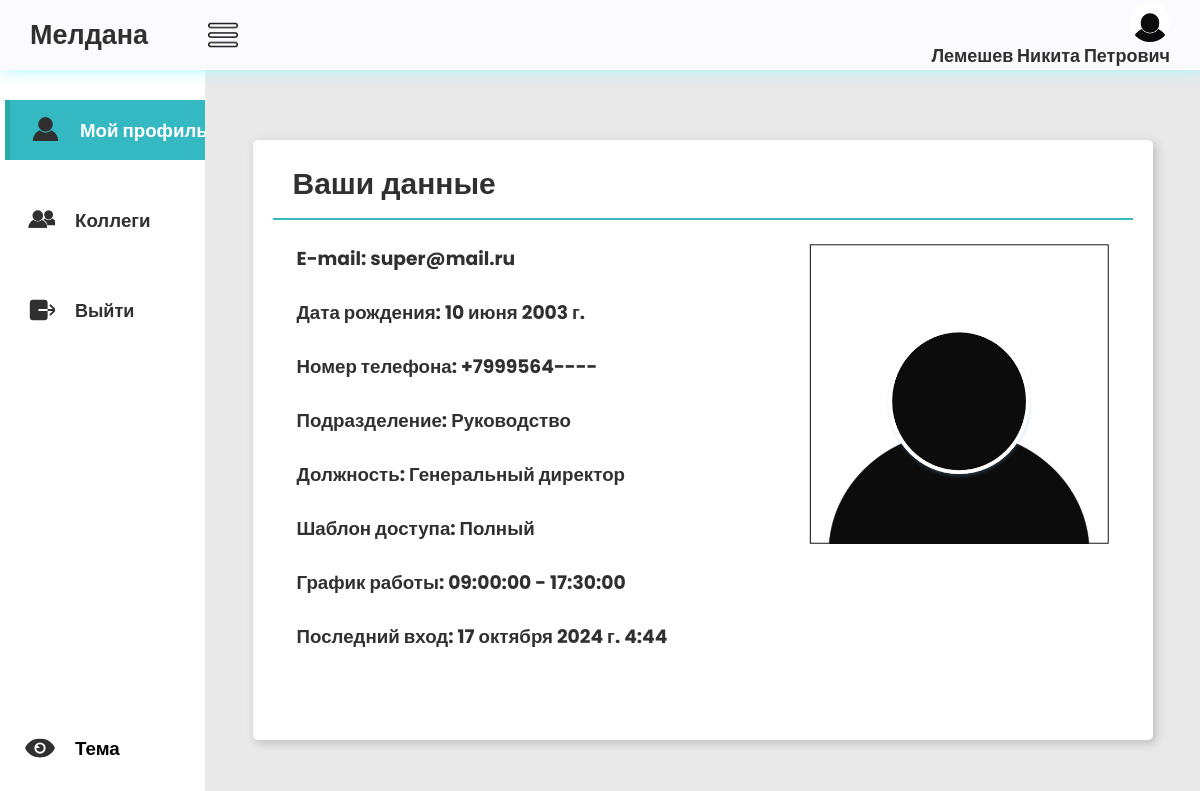
/user/ (signed in), run on the app's committed database.
### main/models.py (models this page shows, shortened)
class Staff(AbstractBaseUser, PermissionsMixin):
    id = models.UUIDField(primary_key=True, editable=False, default=uuid.uuid4)
    fio = models.CharField(max_length=150, verbose_name='ФИО')
    email = models.EmailField(max_length=254, unique=True, verbose_name='E-mail')
    phone_number = models.CharField(max_length=12, unique=True, null=True, blank=True, verbose_name='Номер телефона')
    dob = models.DateField(null=True, blank=True, verbose_name='Дата рождения')
    employee_slug = models.SlugField(max_length=150, unique=True, blank=True, null=True, verbose_name='URL')
    date_join = models.DateTimeField(verbose_name='Дата регистрации', auto_now_add=True)
    last_login = models.DateTimeField(verbose_name='Дата последнего входа', auto_now=True)
    is_admin = models.BooleanField(default=False)
    is_staff = models.BooleanField(default=True)
    is_superuser = models.BooleanField(default=False)
    image = models.ImageField(upload_to='personal_photo', null=True, blank=True, verbose_name='Фотография')
    division = models.ForeignKey(Divisions, on_delete=models.SET_NULL, null=True, blank=True, verbose_name='Подразделение')
    time = models.ForeignKey(WorkSchedule, on_delete=models.SET_NULL, null=True, blank=True, verbose_name='Тип графика')
    post = models.ForeignKey(Posts, on_delete=models.SET_NULL, null=True, blank=True, verbose_name='Должность')
    pattern = models.ForeignKey(Patterns, on_delete=models.SET_NULL, null=True, blank=True, verbose_name='Шаблон доступа')
    objects = CustomUserManager()
    USERNAME_FIELD = 'email'
    REQUIRED_FIELDS = ['fio']
    class Meta:
        verbose_name = 'Персонал'
        verbose_name_plural = 'Сотрудники'

class Divisions(models.Model):
    DIVISIONS = [
        ('Руководство', 'Руководство'),
        ('Отдел разработки', 'Отдел разработки'),
        ('Отдел бухгалтерии', 'Отдел бухгалтерии'),
        ('Отдел экономики', 'Отдел экономики'),
    ]
    id = models.UUIDField(primary_key=True, editable=False, default=uuid.uuid4)
    division = models.CharField(max_length=75, choices=DIVISIONS, default="ГД", verbose_name='Подразделение')
    division_number = models.CharField(max_length=12, blank=True, null=True, verbose_name='Подразделение - телефон')
    division_description = models.CharField(max_length=100, blank=True, null=True,
                                            verbose_name='Описание подразделения')
    division_slug = models.SlugField(max_length=150, unique=True, blank=True, null=True, verbose_name='URL')
    class Meta:
        verbose_name = 'Подразделение'
        verbose_name_plural = 'Подразделения'
    def __str__(self):
        return self.division

class Posts(models.Model):
    POST = [
        ('Генеральный директор', 'Генеральный директор'),
        ('Главный инженер', 'Главный инженер'),
        ('Главный бухгалтер', 'Главный бухгалтер'),
        ('Экономист', 'Экономист'),
        ('Бухгалтер', 'Бухгалтер'),
        ('Менеджер по продажам', 'Менеджер по продажам'),
    ]
    id = models.UUIDField(primary_key=True, editable=False, default=uuid.uuid4)
    post = models.CharField(max_length=75, choices=POST, default="Р", verbose_name='Должность')
    post_description = models.CharField(max_length=50, blank=True, null=True, verbose_name='Описание Должности')
    post_slug = models.SlugField(max_length=150, unique=True, blank=True, null=True, verbose_name='URL')
    class Meta:
        verbose_name = 'Должность'
        verbose_name_plural = 'Должности'
    def __str__(self):
        return f"{self.post}"

class Patterns(models.Model):
    PATTERNS = [
        ('Полный', 'Полный'),
        ('Охрана', 'Охрана'),
        ('Уборщики', 'Уборщики'),
        ('Посетители', 'Посетители'),
        ('Бухгалтерия', 'Бухгалтерия'),
        ('Менеджер', 'Менеджер'),
    ]
    id = models.UUIDField(primary_key=True, editable=False, default=uuid.uuid4)
    access_pattern = models.CharField(max_length=50, choices=PATTERNS, default="П", verbose_name='Шаблон доступа')
    access_description = models.CharField(max_length=100, blank=True, null=True, verbose_name='Описание доступа')
    pattern_slug = models.SlugField(max_length=150, unique=True, blank=True, null=True, verbose_name='URL')
    class Meta:
        verbose_name = 'Шаблоны доступа'
        verbose_name_plural = 'Шаблон доступа'
    def __str__(self):
        return self.access_pattern

class WorkSchedule(models.Model):
    STATUS_TIME = [
        ('Активен', 'Активен'),
        ('Устарел', 'Устарел'),
        ('Отключен', 'Отключен'),
    ]
    id = models.UUIDField(primary_key=True, editable=False, default=uuid.uuid4)
    start_time = models.TimeField(blank=True, null=True, verbose_name='Тип графика с:')
    end_time = models.TimeField(blank=True, null=True, verbose_name='Тип графика до:')
    time_name = models.CharField(max_length=50, blank=True, null=True, verbose_name='Название графика')
    time_description = models.CharField(max_length=150, blank=True, null=True, verbose_name='Описание рабочего графика')
    time_status = models.CharField(max_length=25, choices=STATUS_TIME, default="А", verbose_name='Статус графика')
    time_slug = models.SlugField(max_length=150, unique=True, blank=True, null=True, verbose_name='URL')
    division = models.ForeignKey(Divisions, on_delete=models.SET_NULL, default='Отдел логистики', null=True,
                                 blank=True,
                                 verbose_name='Подразделение')
    class Meta:
        verbose_name = 'График работы'
        verbose_name_plural = 'График работы'
    def __str__(self):
        return f"{self.start_time} - {self.end_time}"

### main/views.py (the view)
# urls.py: path('user/', views.user_info, name='user_info'),
@user_passes_test(staff_check, login_url='/404')
def user_info(request):
    staff_member = request.user
    context = {
        'staff_member': staff_member
    }
    return render(request, 'user/asd.html', context)

### main/views.py (called while the page is built)
def staff_check(user):
    return user.is_staff

### templates/user/asd.html (shortened to what this page needs)
{% extends "user/base.html" %}
{% load static %}
{% block nav1 %}"nav-option option1"{% endblock %}
{% block nav2 %}"nav-option option2"{% endblock %}
{% block main %}
    <div class="main">
        <div class="report-container1">
            <div class="report-header">
                <h1 class="recent-Articles">Ваши данные</h1>
            </div>
            <div class="report-body">
            <form class="form-1" method="POST" enctype="multipart/form-data">
                <h3 class="fasd">E-mail: {{ staff_member.email }}</h3>
                <h3 class="fasd">Дата рождения: {{ staff_member.dob }}</h3>
                <h3 class="fasd">Номер телефона: {{ staff_member.phone_number }}</h3>
                <h3 class="fasd">Подразделение: {{ staff_member.division }}</h3>
                <h3 class="fasd">Должность: {{ staff_member.post }}</h3>
                <h3 class="fasd">Шаблон доступа: {{ staff_member.pattern }}</h3>
                <h3 class="fasd">График работы: {{ staff_member.time }}</h3>
                <h3 class="fasd">Последний вход: {{ staff_member.last_login }}</h3>
            </form>
            <form class="form-2">
                <div class="img" >
                    <img src="{{ staff_member.image.url }}" alt="Фото сотрудника" style="width: 300px; height: 300px;">
                </div>
            </form>
                </div>
        </div>
    </div>
{% endblock %}

### templates/user/base.html (shortened to what this page needs)
{% load static %}
<!DOCTYPE html>
<html lang="en">
<head>
    <link rel="stylesheet"
          href="{% static 'css/style.css'%}">
    <link rel="stylesheet"
          href="{% static 'css/responsive.css'%}">
</head>
<body class="light-theme">
    <header>
            <div class="logosec">
                <a href="{% url 'main:acms_personal' %}" >
                <div class="logo">Мелдана</div>
                </a>
                <img src="{% static 'img/menu.png' %}"
                    class="icn menuicn"
                    id="menuicn"
                    alt="menu-icon">
            </div>
        <div class="message">
            <div class="dp">
                {% if user.is_authenticated %}
                     <img src= "{{ user.image.url }}"
                          class="dpicn"
                          alt="dp">
                {% endif %}
              </div>
            {% if user.is_authenticated %}
                <h3 class="re">{{ user.fio }}</h3>
            {% endif %}
        </div>
    </header>
    <div class="main-container">
        <div class="navcontainer">
            <nav class="nav">
                <div class="nav-upper-options">
                    <a href="{% url 'main:user_info' %}">
                    <div class={% block nav1%}{% endblock %}>
                        <h3>Мой профиль</h3>
                    </div>
                    </a>
                    <a href="{% url 'main:fellow' %}">
                    <div class={% block nav2%}{% endblock %} id="clock">
                        <h3>Коллеги</h3>
                    </div>
                    </a>
                        <form action="{% url 'main:logout' %}" method="post">
                            <button id='tre' class='nav-option1' type="submit"><h3 class="re">Выйти</h3></button>
                        </form>
                </div>
                <div class="nav-option" id="themeToggle">
                    <h3>Тема</h3>
                </div>
            </nav>
        </div>
        {% block main %}
        {% endblock %}
    </div>
</body>
</html>

### static/css/style.css (style rules this page uses)
* { margin: 0; padding: 0; box-sizing: border-box; font-family: "Poppins", sans-serif; }
body { background-color: var(--background-color4); max-width: 100%; overflow-x: hidden; }
body.light-theme { --background-color1: #fafaff; --background-color2: #ffffff; --background-color3: #cccccc6e; --background-color4: #cccccc6e; --primary-color: #303030; --secondary-color: rgb(52, 184, 194); --Border-color: rgb(52, 184, 194); --one-use-color: #31b8bd; --two-use-color: #30cbc9; --a-color: #303030; --reportcontainer-color: #ffffff; --reportartic-color: #303030; --view-color: #ffffff; --reportcontainershadow-color: rgb(188, 188, 188); --navhover-color1: #6fa19f; --navhover-color2: #9cd3d8; }
header { height: 70px; width: 100vw; padding: 0 30px; background-color: var(--background-color1); position: fixed; z-index: 100; box-shadow: 1px 1px 15px rgba(161, 250, 253, 0.825); display: flex; justify-content: space-between; align-items: center; }
.logo { font-size: 27px; font-weight: 600; color: var(--logo-color); }
.icn { height: 30px; }
.menuicn { cursor: pointer; }
.searchbar, .message, .logosec { display: flex; align-items: center; justify-content: center; }
.logosec { gap: 60px; }
.message { gap: 0px; position: relative; cursor: pointer; display: flex; flex-direction: column; align-items: flex-end; }
.dp { height: 40px; width: 40px; background-color: #626262; border-radius: 50%; display: flex; align-items: center; justify-content: center; overflow: hidden; }
.main-container { display: flex; width: 100vw; position: relative; top: 70px; z-index: 1; }
.dpicn { height: 42px; }
a { text-decoration: none; color: var(--a-color); }
.main { height: calc(100vh - 70px); width: 100%; overflow-y: scroll; overflow-x: hidden; padding: 40px 30px 30px 30px; }
.nav { min-height: 91vh; width: 250px; background-color: var(--background-color2); position: absolute; top: 0px; left: 00; box-shadow: 1px 1px 10px rgba(161, 250, 253, 0.825); display: flex; flex-direction: column; justify-content: space-between; align-items: center; overflow: hidden; padding: 30px 0 20px 10px; }
.navcontainer { height: calc(100vh - 70px); width: 250px; position: relative; overflow-y: scroll; overflow-x: hidden; transition: all 0.5s ease-in-out; }
.nav-option { width: 250px; height: 60px; display: flex; align-items: center; padding: 0 30px 0 20px; gap: 20px; transition: all 0.1s ease-in-out; }
svg { fill: var(--primary-color); }
.nav-upper-options { display: flex; flex-direction: column; align-items: center; gap: 30px; }
.option1 { border-left: 5px solid #27a29aaf; background-color: var(--Border-color); color: white; cursor: pointer; }
.report-container1 { min-height: 600px; max-width: 1200px; margin: 30px auto 0px auto; background-color: var(--reportcontainer-color); border-radius: 5px; box-shadow: 3px 3px 10px rgb(188, 188, 188); padding: 0px 20px 20px 20px; }
.report-header { height: 80px; width: 100%; display: flex; align-items: center; justify-content: space-between; padding: 20px 20px 10px 20px; border-bottom: 2px solid rgb(52, 184, 194); }
.recent-Articles { font-size: 30px; font-weight: 600; color: var(--reportartic-color); }
.report-body { max-width: 100%; overflow-x: auto; padding: 20px; color: var(--primary-color); }
#themeToggle { color: var(--logo-color); }

### templates/user/base.html (style rules this page uses)
.nav-option1 { width: 250px; height: 60px; display: flex; align-items: center; padding: 0 30px 0 20px; gap: 20px; transition: all 0.1s ease-in-out; background-color: var(--background-color2); border: none; }
.re { font-family: "Poppins", sans-serif; font-size: 18px; color: var(--a-color); }

### templates/user/asd.html (style rules this page uses)
.report-body { display: flex; flex-wrap: wrap; }
.form-1 { flex: 1 1 50%; display: flex; flex-direction: row; padding: 4px; flex-wrap: wrap; align-items: center; justify-content: space-between; }
.form-2 { flex: 1 1 50%; display: flex; flex-direction: row; padding: 4px; flex-wrap: wrap; justify-content: flex-end; }
.report-container1 { max-width: 900px; height: 600px; }
.fasd { padding-bottom: 25px; color: var(--a-color); }

### data on the page
Staff: image (picture), fio "Лемешев Никита Петрович", email "super@mail.ru", dob "10 июня 2003 г.", phone_number "+7999564----", division "Руководство", post "Генеральный директор", pattern "Полный", time "09:00:00 - 17:30:00", last_login "17 октября 2024 г. 4:44"
